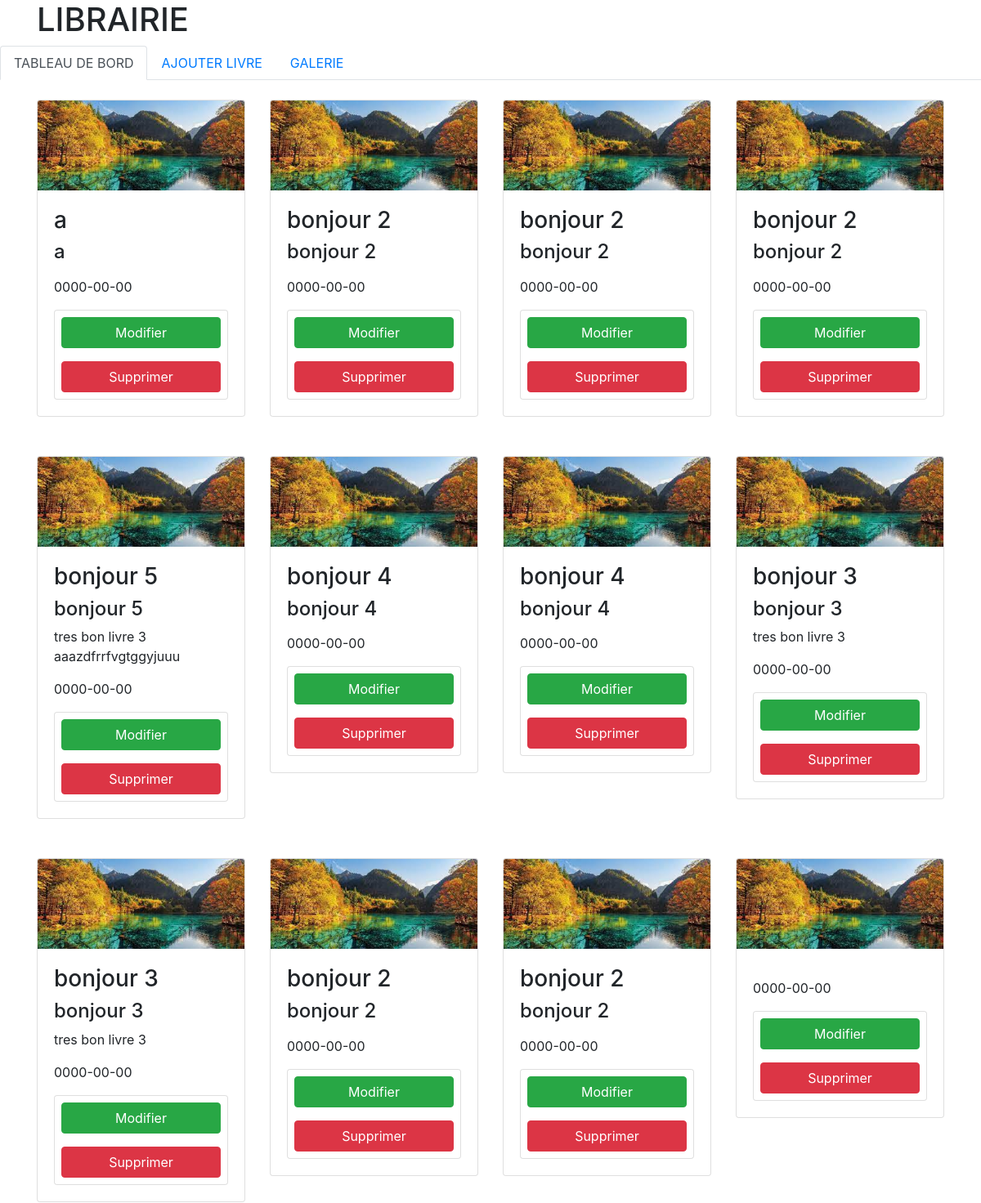
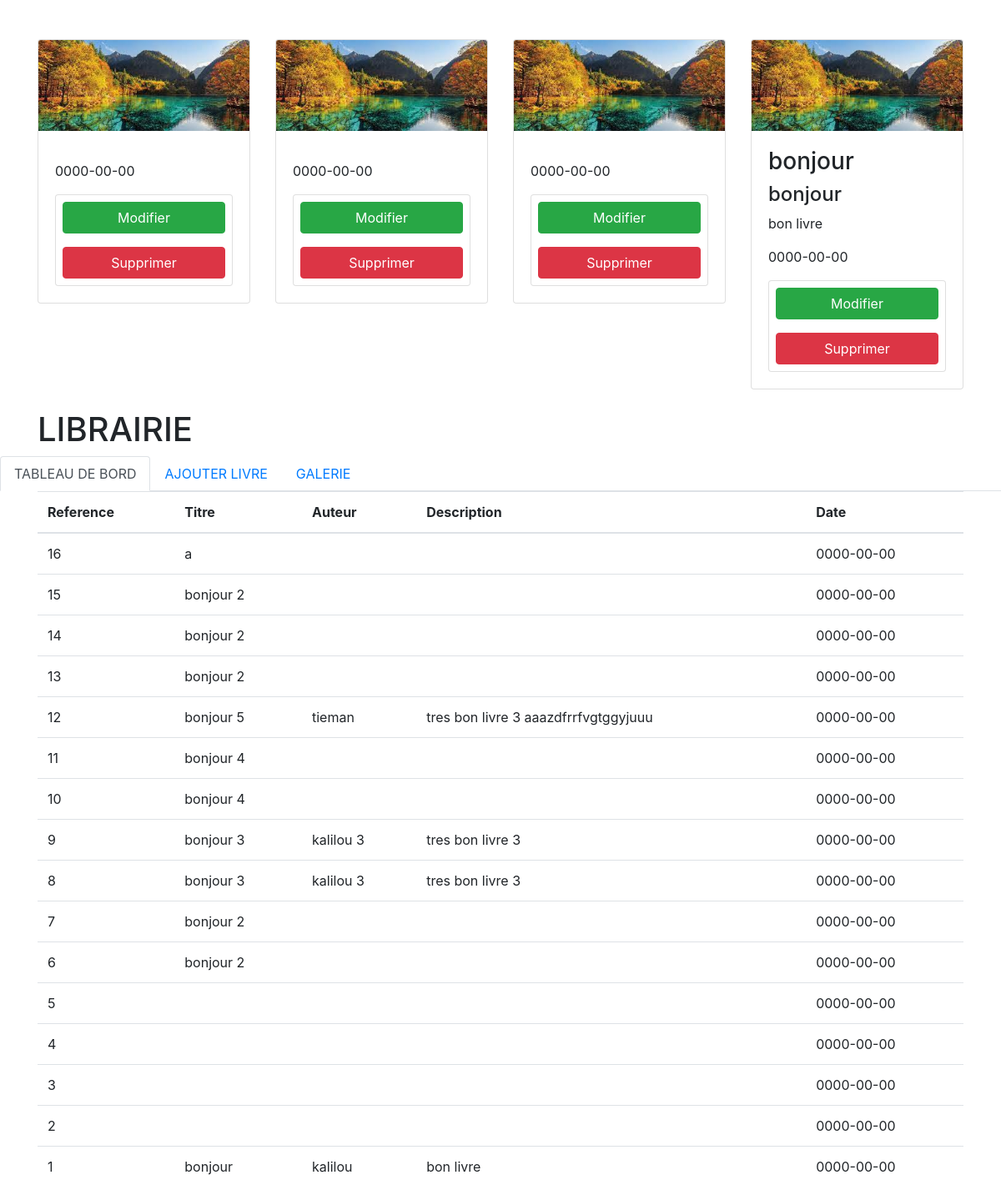
Page /index.php?action=galerie on the committed database (2 pictures, top to bottom).
### tables this page shows
CREATE TABLE `livres` (
  `id` int(11) NOT NULL,
  `titre` varchar(50) NOT NULL,
  `auteur` varchar(100) NOT NULL,
  `descriptionlivre` varchar(255) NOT NULL,
  `image` blob NOT NULL,
  `dateparution` date NOT NULL
);

### model.php (called while the page is built, shortened)
<?php
function connexiondb(){
        try
        {
            $dbco = new PDO('mysql:host=localhost;dbname=librairie;charset=utf8', 'root', '');
        }
        catch(Exception $e)
        {
                die('Erreur : '.$e->getMessage());
        }
                return $dbco ;
}
	function getAllLivres(){
		$dbco = Connexiondb();
		$sql = 'SELECT * from livres  ORDER BY id DESC';
		$stmt = $dbco->query($sql);
                $row = $stmt->fetchAll();
		return $row;
	}

### galerieView.php (the view, shortened to what this page needs)
<!DOCTYPE html>
<html lang="en">
<head>
    <link rel="stylesheet" href="bootstrap.css">
</head>
<body>
<div class="container">
 <div class="row">
                <?php   foreach($row as $row):     ?>
     <article class=" col-12 col-md-6 col-lg-3 my-4">
        <div class="card  ">
            <img src="img/img1.jpg" alt="" class="card-img-top">
            <div class="card-body justify-content-center">
            <h1 class="h3" ><?php echo $row["titre"];?></h1 >
            <h2 class="h4" ><?php echo $row["titre"];?></h2 >
                <P class="card-text"><?php echo $row["descriptionlivre"];?></P>
                <p><?php echo $row["dateparution"];?></p>
                <div class=" card ">
                         <a href="index.php?id=<?php echo $row["id"]?>&action=modifier" class="btn btn-success m-2">Modifier</a>
                        <a href="index.php?id=<?php echo $row["id"]?>&action=supprimer" class="btn btn-danger m-2">Supprimer</a>
                  </div>
            </div>
        </div>
     </article>
                <?php endforeach ?>
 </div>
</div>
</body>
</html>

### index.php (shortened to what this page needs)
<?php
require ('model.php');
if(isset($_GET["action"]) &&   $_GET["action"] == 'galerie'){
    $row = getAllLivres();
    require ('dashView.php');
    require ('galerieView.php');
}
if(isset($_GET["id"]) &&   isset($_GET["action"])){
         $id = $_GET["id"] ;
        $libelle = $_GET["action"];
    $livre = readLivre($id);
    require ('indexView.php') ;
 }
else {
    $row = getAllLivres();
    require ('dashView.php');
    require ('tabView.php');
}

### dashView.php (shortened to what this page needs)
<!DOCTYPE html>
<html lang="en">
<head>
    <link rel="stylesheet" href="bootstrap.css">
</head>
<body>
<div class="container">
    <div class="row">
        <h1 class=" col-6">LIBRAIRIE</h1>
    </div>
</div>
    <ul class="nav nav-tabs" id="navId">
        <li class="nav-item">
            <a href="#tab1Id" class="nav-link active">TABLEAU DE BORD</a>
        </li>
        <li class="nav-item">
            <a href="index.php?id=0"  class="nav-link">AJOUTER LIVRE</a>
        </li>
        <li class="nav-item">
            <a href="index.php?action=galerie" class="nav-link ">GALERIE</a>
        </li>
    </ul>
</body>
</html>

### tabView.php (shortened to what this page needs)
<!DOCTYPE html>
<html lang="en">
<head>
    <link rel="stylesheet" href="bootstrap.css">
</head>
<body>
<div class="container">
<table class="table">
                <thead>
                    <tr>
                        <th>Reference</th>
                        <th>Titre</th>
                        <th>Auteur</th>
                        <th>Description</th>
                        <th>Date</th>
                    </tr>
                </thead>
                <tbody>
                        <?php
                             foreach($row as $row):
                        ?>
                    <tr>
                        <td><?php echo $row["id"];?></td>
                        <td><?php echo $row["titre"];?></td>
                        <td><?php echo $row["auteur"];?></td>
                        <td><?php echo $row["descriptionlivre"];?></td>
                        <td><?php echo $row["dateparution"];?></td>
                    </tr>
                        <?php endforeach ?>
                </tbody>
            </table>
</div>
</body>
</html>

### rows in the picture
livres: titre "a", dateparution "0000-00-00", id "16"
livres: titre "bonjour 2", dateparution "0000-00-00", id "15"
livres: titre "bonjour 2", dateparution "0000-00-00", id "14"
livres: titre "bonjour 2", dateparution "0000-00-00", id "13"
livres: titre "bonjour 5", descriptionlivre "tres bon livre 3 aaazdfrrfvgtggyjuuu", dateparution "0000-00-00", id "12", auteur "tieman"
livres: titre "bonjour 4", dateparution "0000-00-00", id "11"
livres: titre "bonjour 4", dateparution "0000-00-00", id "10"
livres: titre "bonjour 3", descriptionlivre "tres bon livre 3", dateparution "0000-00-00", id "9", auteur "kalilou 3"
livres: titre "bonjour 3", descriptionlivre "tres bon livre 3", dateparution "0000-00-00", id "8", auteur "kalilou 3"
livres: titre "bonjour 2", dateparution "0000-00-00", id "7"
livres: titre "bonjour 2", dateparution "0000-00-00", id "6"
livres: dateparution "0000-00-00", id "5"
livres: dateparution "0000-00-00", id "4"
livres: dateparution "0000-00-00", id "3"
livres: dateparution "0000-00-00", id "2"
livres: titre "bonjour", descriptionlivre "bon livre", dateparution "0000-00-00", id "1", auteur "kalilou"
